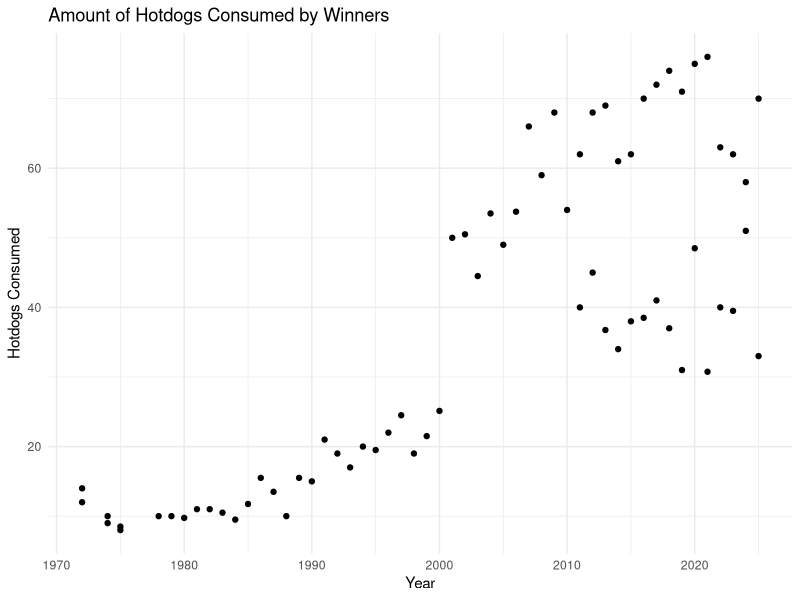
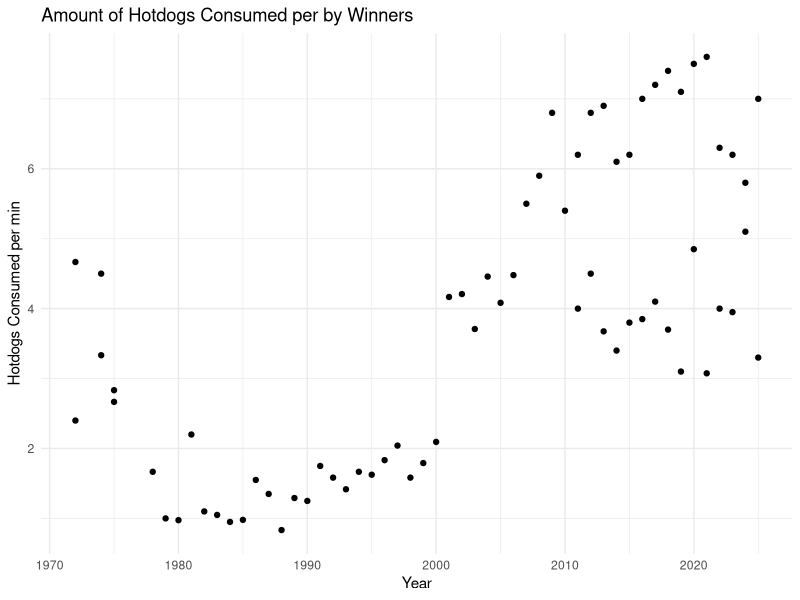
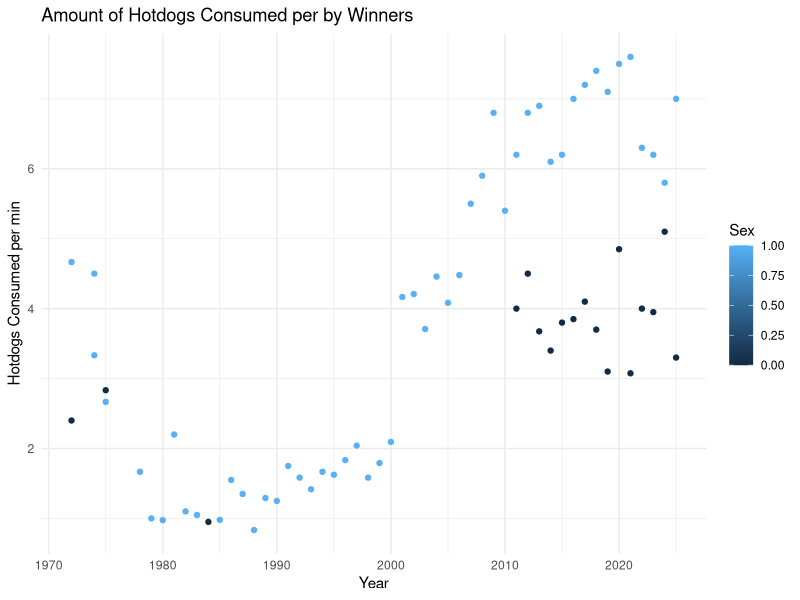

Recreate these plots in R, in order.
## ---- chunk 1
#| include: false
library(tidyverse)
hotdog_winners <- read_csv("HotdogData.csv")
## ---- chunk 2
#| include: false
hotdogs_per_min <- hotdog_winners |> mutate(hotdogs_per_minute = Dogs/Time)
## ---- chunk 3
ggplot(data = hotdog_winners, aes(x = Year, y = Dogs)) +
  geom_point() +
  theme_minimal() +
  labs(y = "Hotdogs Consumed", title = "Amount of Hotdogs Consumed by Winners")
## ---- chunk 4
ggplot(data = hotdogs_per_min, aes(x = Year, y = hotdogs_per_minute)) +
  geom_point() +
  theme_minimal() +
  labs(y = "Hotdogs Consumed per min", title = "Amount of Hotdogs Consumed per by Winners")
## ---- chunk 5
earliest_five <- hotdogs_per_min |>
  arrange(Year) |>
  slice_head(n = 5)

latest_five <- hotdogs_per_min |>
  arrange(desc(Year)) |>
  slice_head(n = 5)

table <- bind_rows(earliest_five, latest_five) |>
  arrange(Year)

table
## ---- chunk 6
hotdogs_per_min |>
  filter(Year > 1998) |>
  arrange((Year)) |>
  slice_head(n = 5)
## ---- chunk 7
ggplot(data = hotdogs_per_min, aes(x = Year, y = hotdogs_per_minute, color = Sex)) +
  geom_point() +
  theme_minimal() +
  labs(y = "Hotdogs Consumed per min", title = "Amount of Hotdogs Consumed per by Winners")
